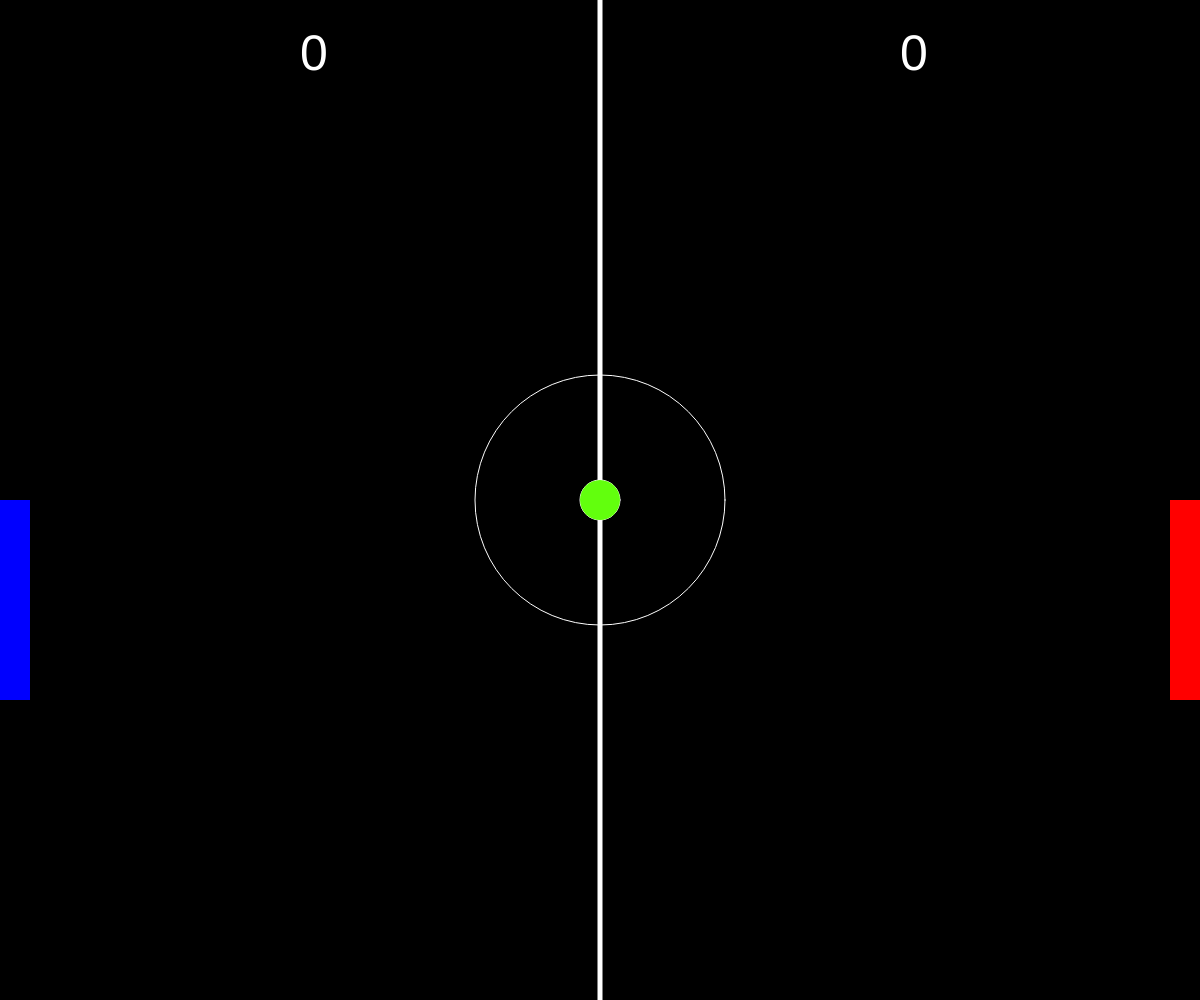
Frame 1 (no input)
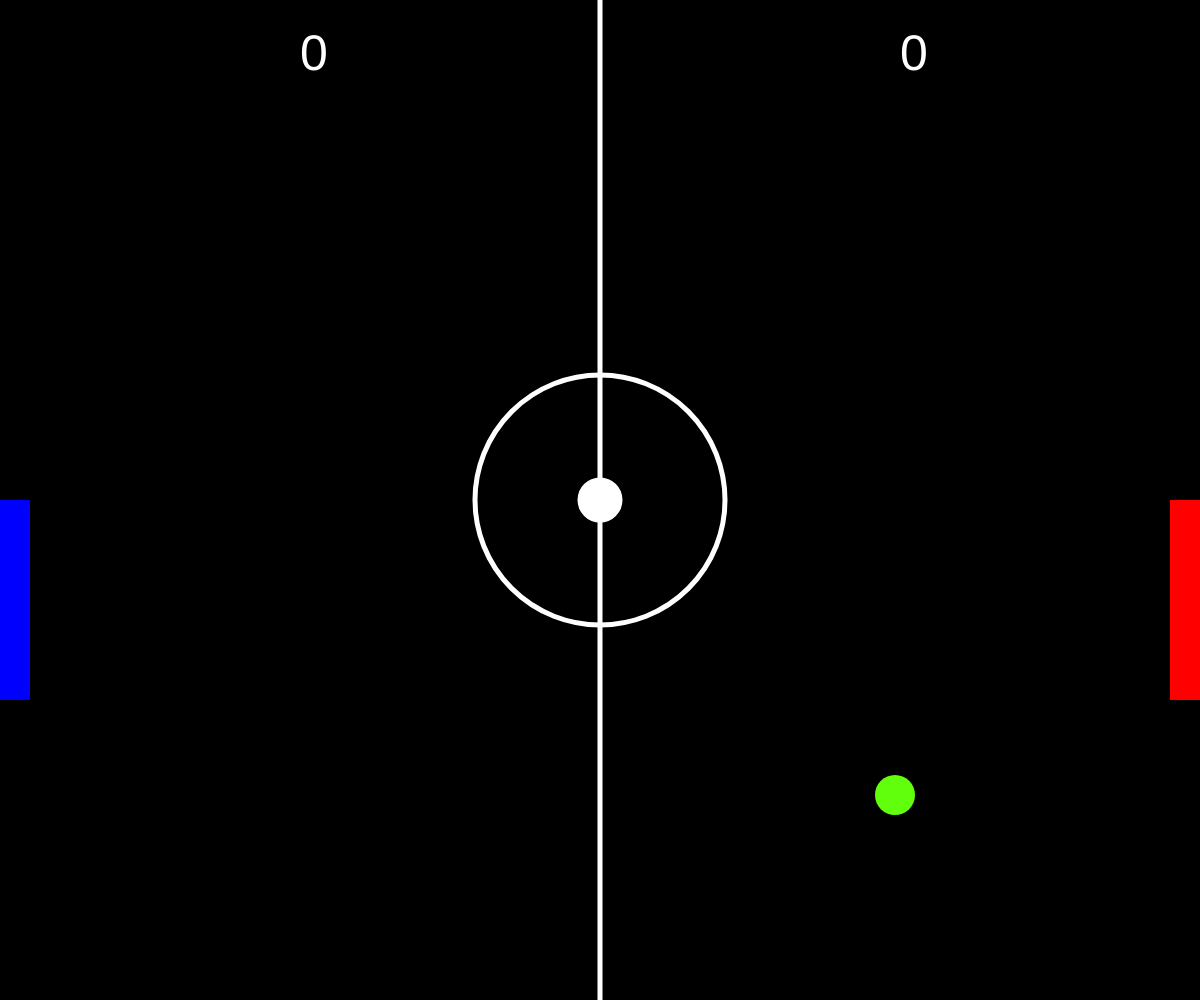
Frame 60 (no input)
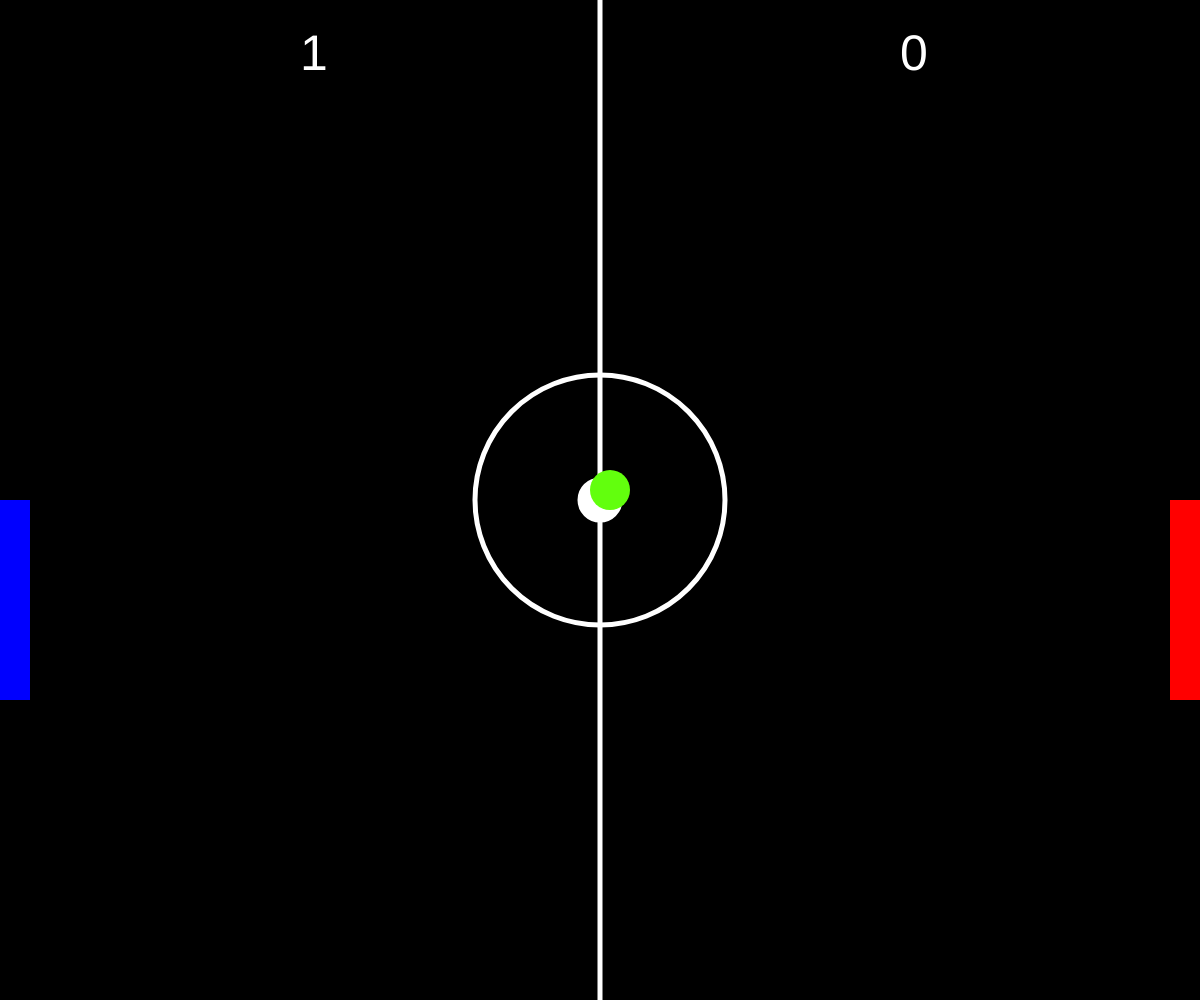
Frame 120 (the mouse pressed at the canvas centre since frame 60)

The p5.js sketch that drew these frames (run headless with seeded random() and noise() and a simulated clock; from frame 60 on, the mouse is pressed at the canvas centre):

// p5.js sketch
// ── sketch.js

let ball;
let p1;
let p2;

function setup()
{

	createCanvas(windowWidth,windowHeight);
	p1 = new paddle(1,color('blue'));
	p2 = new paddle(2,color('red'));
	ball = new pelota();
}

function draw()
{
	background('black');
	drawline();
	ball.draw();
	ball.move();
	if (ball.collision(p1) || ball.collision(p2)){
		ball.move()
	}

let checkScore = ball.checkScore()
	if (checkScore=== 2)
		p2.updateScore()
	else if( checkScore === 1)
		p1.updateScore()
	p1.draw();
	p2.draw();




	if (keyIsPressed) {
		if (keyIsDown(87)) 
			p1.move(-1)
		if (keyIsDown(83))
			p1.move(1)
		if (keyIsDown(UP_ARROW))
			p2.move(-1)
		if (keyIsDown(DOWN_ARROW))
			p2.move(1)
	}
   showScore()
}

function keyPressed() {
		switch(keyCode) {
			case 87:
				p1.move(-1)
				break

			case 83:
				p1.move(1)
				break

			case UP_ARROW:
				p2.move(-1)
				break;

			case DOWN_ARROW:
				p2.move(1)
				break;
		}
	}


const drawline = function (){

	stroke('white');
	fill('black');
	ellipse(width/2,height/2,250);
	fill('white');
	ellipse(width/2,height/2,40);
	strokeWeight(5);
	line(width/2, 0, width/2, height);
	
}

const showScore = function(){

	fill('#fff')
	textSize(50)
	text(p1.getScore(),width *0.25,70)
	text(p2.getScore(),width *0.75,70)

}

const pelota = function(){
	//ellipse(width/2,height/2,30);
	let x= Math.floor(width/2);
	let h= Math.floor(height/2);
	const r=20;

	let pasoX = 5;
	let pasoY = 5;

const collision = function(player){
	let dx = Math.abs(x -player.getX() - player.getW()/2)
	let dy = Math.abs(h -player.getY() - player.getH()/2)

	if (dx > player.getW()/2 + r || dy > player.getH()/2 + r){
		return false
	}

	if (dx <= player.getW()/2 || dy <= player.getH()/2) {
		pasoX = -pasoX
		return true
	}
}


	const reset = function(){
		x= Math.floor(width/2);
		h= Math.floor(height/2);

		pasoX *= Math.round(Math.random()) * 2 - 1;
		pasoY *= Math.round(Math.random()) * 2 - 1;
	}

	

	const edges = function(){
		
		if (h - r <=0 || h + r >=height) {
			pasoY = -pasoY
		}
	}

	const checkScore = function(){
		if(x-r<=0){
			reset()
			return 2

		}
		if(x+r > width){
			reset()

			return 1
		}
		return 0

	}

const move = function(){
	x+=pasoX;
	h+=pasoY;
	edges();
}


const draw = function(){
	ellipseMode(CENTER);
	fill('#62FF0D');
	noStroke();
	ellipse(x,h,r*2,r*2);

}

	return{
		draw,
		move,
		collision,
		checkScore,



	}
}



	








// ── paddle.js
const paddle = function(player, color){
	const c = color
	const w = 30
	const h = 200
	const p = player
	const x = p === 1 ? 0: width - w;
	const speed =10
	const up = -1
	const down = 1

	let y = Math.floor(height/2)
	let score = 0
	

	const getX = function(){
		return x
	}

	const getY = function(){
		return y
	}

	const getH = function(){
		return h
	}

	const getW = function(){
		return w
	}

	const getScore = function(){
		return score
	}

	const draw = function(){
		rectMode(CORNER)
		fill(c)
		noStroke();
		rect(x,y,w,h)
	}

	const move = function(dir){
		if (edge(dir))

		y += (speed * dir)
	
	}

	const edge = function(dir){
		return(dir === up && y >0 || dir=== down && y < height - h)
	}

	const updateScore = function( ){
		score++;
	}

	return{
		draw,
		move,
		getX,
		getY,
		getH,
		getW,
		getScore,
		updateScore,
	}

}
